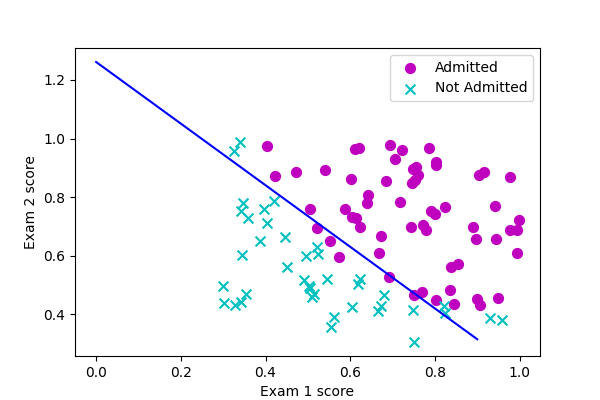

Reproduce this figure in Python.
import copy
import math
import numpy as np
import pandas as pd
import matplotlib.pyplot as plt
import scipy.optimize as opt

def get_data():
    '''
    X shape = (100, 2)
    y shape = (100, 1)
    '''
    dataframe = pd.read_csv('ex2data1.txt', header=None, names=['Exam1', 'Exam2', 'Admitted'])
    # print(dataframe.describe())
    # x1 = dataframe['Exam1']
    # x2 = dataframe['Exam2']
    X = dataframe.iloc[:, 0:2]
    y = dataframe['Admitted']
    m = X.shape[0]

    # feature scaling in case of data overflow
    # it works!!!
    X /= 100
    dataframe = pd.merge(X, y, left_index=True, right_index=True)
    # print(dataframe)

    X = np.matrix(X.values)
    y = np.matrix(y.values).reshape(100,1)  # or it will be (1, 100)
    # print("1:", y.shape)
    # print(m)
    return X, y, m, dataframe
    

def plot_data(df, W, b, mode):
    '''
    mode=0: without boundary line
    mode=1: with boundary line
    w1*x1 + w2*x2 + b = 0
    '''
    fig, ax = plt.subplots(figsize=(6,4))
    positive = df[df['Admitted'].isin([1])]
    negative = df[df['Admitted'].isin([0])]
    ax.scatter(positive['Exam1'], positive['Exam2'], s=50, c='m', marker='o', label='Admitted')
    ax.scatter(negative['Exam1'], negative['Exam2'], s=50, c='c', marker='x', label='Not Admitted')
    ax.legend()  # 图例
    ax.set_xlabel('Exam 1 score')
    ax.set_ylabel('Exam 2 score')
    if mode == 0:
        # plt.show()
        plt.savefig("dataset")
    if mode == 1:
        print(f"plot W={W} b={b}")
        # print(W[0,0])
        x1 = np.arange(0,1,0.1)
        B = b * np.ones(len(x1))
        x2 = (-B - W[0,0] * x1)/W[0,1]  # it is W[0,0], not W[0][0] !!!
        ax.plot(x1, x2, c='b')
        # plt.show()
        plt.savefig("logistic_regression")

    # print(positive)


def model(X, Y_target, m, W, b):
    '''
    Y_predict shape = (m,1)

    - np.multiply 元素乘法
    - np.dot 矩阵乘法
    - * array是元素乘法 matrix是矩阵乘法
    '''
    W = W.T
    Z = np.dot(X, W)  # shape = (1, 100)
    Z = Z.reshape(m, 1)
    # print(Z.shape)
    # print(Z)
    B = b * np.ones(m)  # shape = (m,)
    B = B.reshape(m,1)  # shape = (m, 1)
    Z = Z + B
    # print(f"model_z={Z}")
    Y_predict = 1.0 / (1.0 + np.exp(-Z))  # shape = (m, 1)
    # print(Y.shape)
    return Y_predict


def cost_function(X, Y_target, Y_predict, m, W, b):
    cost = 0.0
    X = np.matrix(X)
    Y_target = np.matrix(Y_target)
    Y_predict = np.matrix(Y_predict)
    cost1 = - np.multiply(-Y_target, np.log(Y_predict))
    cost1s = np.sum(cost1)
    cost2 = - np.multiply(1-Y_target, np.log(1-Y_predict))
    cost2s = np.sum(cost2)
    cost = (cost1s + cost2s)/m

    # for i in range(m):
    #     # 对于matrix，*代表矩阵乘法而不是元素相乘
    #     # 但predict等于1应该是因为数据溢出了
    #     loss = -Y_target[i] * np.log(Y_predict[i]) - (1-Y_target[i]) * np.log(1-Y_predict[i])
    #     cost += loss
    # cost /= m

    return cost
    

# 如果要用scipy的话
# def cost(theta, X, y):


def compute_gradient_descent(X, Y_target, Y_predict, m, W, b, lr):
    # theta = np.concatenate((W,b), axis=0)
    # print(f"win={W},bin={b}")
    theta = np.append(W, b)
    # print(f"theta={theta}")
    ones = np.ones(m)
    ones = ones.reshape(m,1)
    X1 = np.concatenate((X, ones), axis=1)
    # print(X1)

    dj_dt = np.dot((Y_predict-Y_target).T, X1)/m
    # return dj_dt
    theta_new = theta - lr * dj_dt
    # print(f"ttn={theta_new}")
    W_new = theta_new[0, 0:2] # theta shape(1,3) not(3,)
    b_new = theta_new[0, 2]
    W_new = np.array(W_new)
    # print(f"Wn={W_new}, bn={b_new}")

    # err_sum = np.dot((Y_predict - Y_target).reshape(1, m), X)
    # dj_dw = err_sum/m  # shape = (1,2)
    # W_new = W-lr*dj_dw
    # # print(W_new)
    # dj_db = (np.sum(Y_predict - Y_target))/m
    # b_new = b - lr*dj_db  # scalar
    return W_new, b_new # W shape (2, )


def run_gradient_descent(X, Y_target, m, W_in, b_in, lr, iters):
    J_history = []
    W = copy.deepcopy(W_in)
    b = b_in
    for i in range(iters):
        Y_predict = model(X, Y_target, m, W, b)
        cost = cost_function(X, Y_target, Y_predict, m, W, b)
        J_history.append(cost)
        W_temp, b_temp = compute_gradient_descent(X, Y_target, Y_predict, m, W, b, lr)
        W = W_temp
        b = b_temp
        if (i%(math.ceil(iters/10))) == 0:
            # print(f"Y_predict={Y_predict[1:10]}")
            print(f"iter={i} cost={cost} W={W} b={b}")
            # print("iter={} cost={}".format(i, cost))
    return W, b, J_history


def main():
    X, Y_target, m, dataframe = get_data()


    plot_data(dataframe,0,0, mode=0)

    W = np.zeros(2)  # shape = (1,2) or (2,)
    b = 0
    theta = np.append(W,b)
    # print(theta)

    W, b, *rest = run_gradient_descent(X, Y_target, m, W, b, lr=0.1, iters=20000)

    # Y_predict = np.zeros_like(m,1)
    # arguments: theta, *args
    # result = opt.fmin_tnc(func=cost_function, x0=theta, fprime=compute_gradient_descent, args=(X, Y_target,
    #                                                                                            Y_predict,m,W,b))
    # print(result)

    W = np.matrix(W)
    plot_data(dataframe, W, b, mode=1)

    # print("shapeXa", X[:, 0].reshape(m,).shape)
    # a = np.arange(1,5,1)
    # b = np.arange(3,10,2)
    # c = a * b  # just multiple one on one
    # d = np.dot(a, b)  # multiple and add up
    # print(a,b,c,d)

    
if __name__ == '__main__':
    main()

    